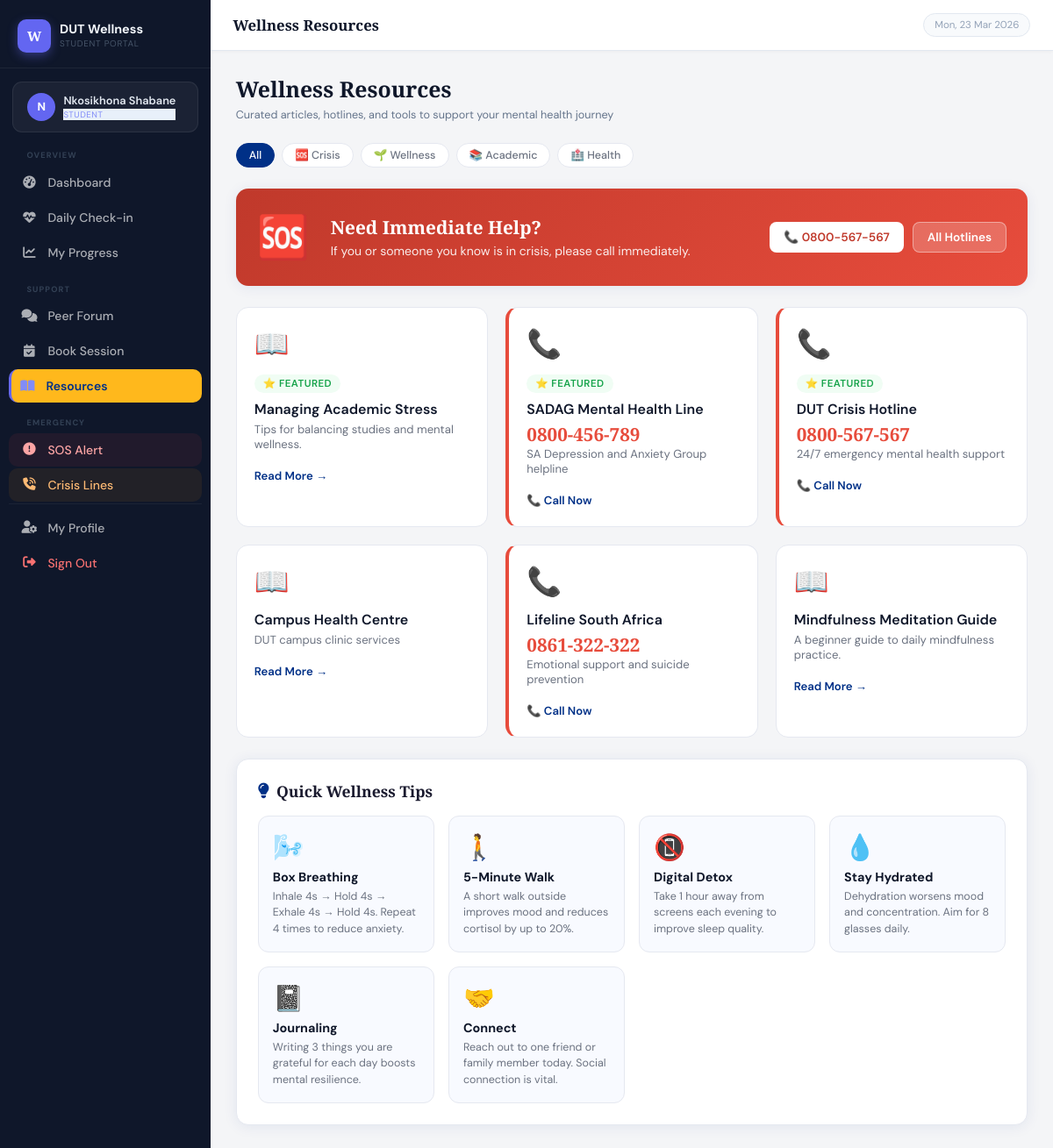
Page /resources (signed in) on the committed database.
### app.py (models this page shows, shortened)
class User(db.Model):
    id = db.Column(db.Integer, primary_key=True)
    student_number = db.Column(db.String(20), unique=True, nullable=False)
    full_name = db.Column(db.String(100), nullable=False)
    email = db.Column(db.String(120), unique=True, nullable=False)
    password_hash = db.Column(db.String(256), nullable=False)
    role = db.Column(db.String(20), default='student')
    faculty = db.Column(db.String(100))
    phone = db.Column(db.String(20))
    emergency_contact = db.Column(db.String(100))
    emergency_phone = db.Column(db.String(20))
    is_active = db.Column(db.Boolean, default=True)
    created_at = db.Column(db.DateTime, default=datetime.utcnow)
    reset_token = db.Column(db.String(100))
    reset_token_expiry = db.Column(db.DateTime)
    checkins = db.relationship('CheckIn', backref='user', lazy=True,
                               foreign_keys='CheckIn.user_id')
    posts = db.relationship('ForumPost', backref='author', lazy=True,
                            foreign_keys='ForumPost.user_id')
    bookings = db.relationship('Booking', backref='student', lazy=True,
                               foreign_keys='Booking.student_id')
    counsellor_bookings = db.relationship('Booking', backref='counsellor', lazy=True,
                                          foreign_keys='Booking.counsellor_id')
    sos_alerts = db.relationship('SOSAlert', backref='user', lazy=True,
                                 foreign_keys='SOSAlert.user_id')
    sos_responses = db.relationship('SOSAlert', backref='responder', lazy=True,
                                    foreign_keys='SOSAlert.responded_by')
    @property
    def is_authenticated(self): return True

class Resource(db.Model):
    id = db.Column(db.Integer, primary_key=True)
    title = db.Column(db.String(200), nullable=False)
    category = db.Column(db.String(50))
    content = db.Column(db.Text)
    url = db.Column(db.String(300))
    resource_type = db.Column(db.String(30))
    is_featured = db.Column(db.Boolean, default=False)
    created_at = db.Column(db.DateTime, default=datetime.utcnow)

### app.py (the view)
@app.route('/resources')
def resources():
    category = request.args.get('category', 'all')
    q = Resource.query
    if category != 'all':
        q = q.filter_by(category=category)
    resources_list = q.order_by(Resource.is_featured.desc(), Resource.created_at.desc()).all()
    return render_template('resources.html', resources=resources_list, category=category)

### app.py (called while the page is built)
@login_manager.user_loader
def load_user(user_id):
    return User.query.get(int(user_id))

@app.context_processor
def inject_now():
    return {'now': datetime.utcnow()}

### templates/resources.html (shortened to what this page needs)
{% extends "base.html" %}
{% block page_title %}Wellness Resources{% endblock %}
{% block content %}
<div class="page-header">
  <h1>Wellness Resources</h1>
  <p>Curated articles, hotlines, and tools to support your mental health journey</p>
</div>
<div style="display:flex;gap:8px;flex-wrap:wrap;margin-bottom:1.5rem;">
  <a href="{{ url_for('resources') }}" class="category-pill {% if category=='all' %}active{% endif %}">All</a>
  {% for cat in ['crisis','wellness','academic','health'] %}
  <a href="{{ url_for('resources', category=cat) }}" class="category-pill {% if category==cat %}active{% endif %}">
    {{ {'crisis':'🆘 Crisis','wellness':'🌱 Wellness','academic':'📚 Academic','health':'🏥 Health'}[cat] }}
  </a>
  {% endfor %}
</div>
<div class="card mb-3" style="background:linear-gradient(135deg,#c0392b,#e74c3c);color:white;border:none;">
  <div style="display:flex;align-items:center;gap:1.5rem;flex-wrap:wrap;">
    <div style="font-size:3rem;">🆘</div>
    <div style="flex:1;">
      <h3 style="font-family:'Playfair Display',serif;font-size:1.3rem;margin-bottom:4px;">Need Immediate Help?</h3>
      <p style="opacity:0.9;font-size:0.88rem;">If you or someone you know is in crisis, please call immediately.</p>
    </div>
    <div style="display:flex;gap:10px;flex-wrap:wrap;">
      <a href="tel:0800567567" class="btn" style="background:white;color:#c0392b;">📞 0800-567-567</a>
      <a href="{{ url_for('crisis') }}" class="btn" style="background:rgba(255,255,255,0.2);color:white;border:1px solid rgba(255,255,255,0.4);">All Hotlines</a>
    </div>
  </div>
</div>
{% if resources %}
<div style="display:grid;grid-template-columns:repeat(auto-fill,minmax(280px,1fr));gap:1.25rem;">
  {% for r in resources %}
  <div class="resource-card {% if r.category=='crisis' %}hotline-card{% endif %}">
    <div class="resource-icon">
      {% if r.resource_type == 'hotline' %}📞
      {% elif r.resource_type == 'video' %}🎥
      {% elif r.resource_type == 'document' %}📄
      {% else %}📖{% endif %}
    </div>
    {% if r.is_featured %}<span class="badge badge-confirmed mb-1">⭐ Featured</span>{% endif %}
    <div class="resource-title">{{ r.title }}</div>
    {% if r.resource_type == 'hotline' %}
    <div class="hotline-number">{{ r.url|replace('tel:','') }}</div>
    {% endif %}
    <div class="resource-desc">{{ r.content or '' }}</div>
    {% if r.url %}
    <a href="{{ r.url }}" class="resource-link">
      {% if r.resource_type == 'hotline' %}📞 Call Now{% else %}Read More →{% endif %}
    </a>
    {% endif %}
  </div>
  {% endfor %}
</div>
{% else %}
<div class="empty-state card">
  <i class="fa-solid fa-book-open"></i>
  <p>No resources found in this category.</p>
</div>
{% endif %}
<div class="card mt-3">
  <div class="card-title"><i class="fa-solid fa-lightbulb"></i> Quick Wellness Tips</div>
  <div style="display:grid;grid-template-columns:repeat(auto-fill,minmax(200px,1fr));gap:1rem;">
    {% for tip in [
      ('🌬️','Box Breathing','Inhale 4s → Hold 4s → Exhale 4s → Hold 4s. Repeat 4 times to reduce anxiety.'),
      ('🚶','5-Minute Walk','A short walk outside improves mood and reduces cortisol by up to 20%.'),
      ('📵','Digital Detox','Take 1 hour away from screens each evening to improve sleep quality.'),
      ('💧','Stay Hydrated','Dehydration worsens mood and concentration. Aim for 8 glasses daily.'),
      ('📓','Journaling','Writing 3 things you are grateful for each day boosts mental resilience.'),
      ('🤝','Connect','Reach out to one friend or family member today. Social connection is vital.')
    ] %}
    <div style="background:var(--surface-2);border-radius:12px;padding:1rem;border:1px solid var(--border);">
      <div style="font-size:1.8rem;margin-bottom:6px;">{{ tip[0] }}</div>
      <div style="font-weight:700;font-size:0.9rem;margin-bottom:4px;">{{ tip[1] }}</div>
      <div style="font-size:0.78rem;color:var(--text-muted);line-height:1.5;">{{ tip[2] }}</div>
    </div>
  </div>
</div>
{% endblock %}

### templates/base.html (shortened to what this page needs)
<!DOCTYPE html>
<html lang="en">
<head>
  <link href="https://cdnjs.cloudflare.com/ajax/libs/font-awesome/6.5.0/css/all.min.css" rel="stylesheet">
  <link rel="stylesheet" href="{{ url_for('static', filename='css/main.css') }}">
</head>
<body>
{% if current_user.is_authenticated %}
  <nav class="sidebar" id="sidebar">
    <div class="sidebar-logo">
      <div class="logo-mark">W</div>
      <div class="logo-text">
        <span class="logo-main">DUT Wellness</span>
        <span class="logo-sub">Student Portal</span>
      </div>
    </div>
    <div class="sidebar-user">
      <div class="user-avatar">{{ current_user.full_name[0] }}</div>
      <div class="user-info">
        <span class="user-name">{{ current_user.full_name }}</span>
        <span class="user-role badge-{{ current_user.role }}">{{ current_user.role | title }}</span>
      </div>
    </div>
    <ul class="nav-links">
      {% if current_user.role == 'student' %}
        <li><div class="nav-section">Overview</div></li>
        <li>
          <a href="{{ url_for('student_dashboard') }}"
             class="{% if request.endpoint == 'student_dashboard' %}active{% endif %}">
            <i class="fa-solid fa-gauge-high"></i><span>Dashboard</span>
          </a>
        </li>
        <li>
          <a href="{{ url_for('checkin') }}"
             class="{% if request.endpoint == 'checkin' %}active{% endif %}">
            <i class="fa-solid fa-heart-pulse"></i><span>Daily Check-in</span>
          </a>
        </li>
        <li>
          <a href="{{ url_for('checkin_history') }}"
             class="{% if request.endpoint == 'checkin_history' %}active{% endif %}">
            <i class="fa-solid fa-chart-line"></i><span>My Progress</span>
          </a>
        </li>
        <li><div class="nav-section">Support</div></li>
        <li>
          <a href="{{ url_for('forum') }}"
             class="{% if 'forum' in request.endpoint %}active{% endif %}">
            <i class="fa-solid fa-comments"></i><span>Peer Forum</span>
          </a>
        </li>
        <li>
          <a href="{{ url_for('booking') }}"
             class="{% if request.endpoint == 'booking' %}active{% endif %}">
            <i class="fa-solid fa-calendar-check"></i><span>Book Session</span>
          </a>
        </li>
        <li>
          <a href="{{ url_for('resources') }}"
             class="{% if request.endpoint == 'resources' %}active{% endif %}">
            <i class="fa-solid fa-book-open"></i><span>Resources</span>
          </a>
        </li>
        <li><div class="nav-section">Emergency</div></li>
        <li class="nav-emergency">
          <a href="{{ url_for('sos') }}">
            <i class="fa-solid fa-circle-exclamation"></i><span>SOS Alert</span>
          </a>
        </li>
        <li class="nav-emergency-alt">
          <a href="{{ url_for('crisis') }}">
            <i class="fa-solid fa-phone-volume"></i><span>Crisis Lines</span>
          </a>
        </li>
      {% endif %}
      <li class="nav-bottom">
        <a href="{{ url_for('profile') }}"
           class="{% if request.endpoint == 'profile' %}active{% endif %}">
          <i class="fa-solid fa-user-gear"></i><span>My Profile</span>
        </a>
      </li>
      <li>
        <a href="{{ url_for('logout') }}" style="color:#f87171 !important;">
          <i class="fa-solid fa-right-from-bracket"></i><span>Sign Out</span>
        </a>
      </li>
    </ul>
  </nav>
  <div class="main-wrap">
    <header class="topbar">
      <div class="topbar-title">{% block page_title %}{% endblock %}</div>
      <div class="topbar-right">
        <span class="topbar-date" id="topbar-date"></span>
      </div>
    </header>
    <main class="content-area">
      {% block content %}{% endblock %}
    </main>
  </div>
{% endif %}
</body>
</html>

### templates/base.html (style rules this page uses)
:root { --sidebar-w: 240px; --topbar-h: 58px; --sidebar-bg: #0f172a; --sidebar-hover: rgba(255,255,255,0.06); --sidebar-active-bg: rgba(99,102,241,0.18); --sidebar-active-txt: #a5b4fc; --sidebar-txt: #94a3b8; --sidebar-section: #334155; --accent: #6366f1; --topbar-bg: #ffffff; --content-bg: #f4f5f7; }
*, *::before, *::after { box-sizing: border-box; margin: 0; padding: 0; }
html, body { height: 100%; }
body { font-family: 'DM Sans', sans-serif; background: var(--content-bg); color: #0f172a; display: flex; min-height: 100vh; }
.sidebar { width: var(--sidebar-w); background: var(--sidebar-bg); position: fixed; top: 0; left: 0; bottom: 0; z-index: 200; display: flex; flex-direction: column; overflow-y: auto; overflow-x: hidden; transition: transform 0.3s cubic-bezier(0.4,0,0.2,1); }
.sidebar-logo { display: flex; align-items: center; gap: 10px; padding: 1.35rem 1.25rem 1.1rem; border-bottom: 1px solid rgba(255,255,255,0.06); flex-shrink: 0; }
.logo-mark { width: 38px; height: 38px; border-radius: 10px; background: var(--accent); display: flex; align-items: center; justify-content: center; font-family: 'Playfair Display', serif; font-size: 0.95rem; font-weight: 700; color: white; flex-shrink: 0; box-shadow: 0 4px 12px rgba(99,102,241,0.4); }
.logo-text .logo-main { display: block; color: #f1f5f9; font-size: 0.9rem; font-weight: 700; line-height: 1.2; }
.logo-text .logo-sub { display: block; color: #475569; font-size: 0.62rem; letter-spacing: 0.07em; text-transform: uppercase; }
.sidebar-user { margin: 0.9rem 0.9rem 0.4rem; background: rgba(255,255,255,0.05); border: 1px solid rgba(255,255,255,0.07); border-radius: 11px; padding: 0.75rem 1rem; display: flex; align-items: center; gap: 9px; flex-shrink: 0; }
.user-avatar { width: 32px; height: 32px; border-radius: 50%; background: var(--accent); color: white; font-weight: 700; font-size: 0.82rem; display: flex; align-items: center; justify-content: center; flex-shrink: 0; }
.user-info { min-width: 0; }
.user-name { display: block; color: #e2e8f0; font-size: 0.8rem; font-weight: 600; white-space: nowrap; overflow: hidden; text-overflow: ellipsis; }
.user-role { display: block; font-size: 0.6rem; text-transform: uppercase; letter-spacing: 0.06em; margin-top: 1px; }
.badge-student { color: #818cf8; }
.nav-section { font-size: 0.58rem; font-weight: 700; letter-spacing: 0.12em; text-transform: uppercase; color: var(--sidebar-section); padding: 0.9rem 1.25rem 0.3rem; }
.nav-links { list-style: none; padding: 0 0.65rem; flex: 1; }
.nav-links li { margin-bottom: 1px; }
.nav-links a { display: flex; align-items: center; gap: 9px; padding: 8px 12px; color: var(--sidebar-txt); text-decoration: none; border-radius: 9px; font-size: 0.8rem; font-weight: 500; transition: all 0.15s; }
.nav-links a i { width: 16px; text-align: center; font-size: 0.8rem; flex-shrink: 0; }
.nav-links a span { white-space: nowrap; overflow: hidden; }
.nav-links a.active { background: var(--sidebar-active-bg); color: var(--sidebar-active-txt); font-weight: 600; border-left: 3px solid var(--accent); padding-left: 9px; }
.nav-links a.active i { color: #818cf8; }
.nav-emergency a { color: #fca5a5 !important; background: rgba(239,68,68,0.08) !important; }
.nav-emergency-alt a { color: #fdba74 !important; background: rgba(245,158,11,0.08) !important; }
.nav-bottom { margin-top: auto; padding-top: 0.5rem; border-top: 1px solid rgba(255,255,255,0.05); }
.main-wrap { margin-left: var(--sidebar-w); flex: 1; display: flex; flex-direction: column; min-height: 100vh; }
.topbar { height: var(--topbar-h); background: var(--topbar-bg); border-bottom: 1px solid #e2e8f0; position: sticky; top: 0; z-index: 100; display: flex; align-items: center; padding: 0 1.6rem; gap: 1rem; box-shadow: 0 1px 4px rgba(0,0,0,0.04); flex-shrink: 0; }
.topbar-title { font-family: 'Playfair Display', serif; font-size: 1.05rem; font-weight: 600; color: #0f172a; flex: 1; }
.topbar-right { display: flex; align-items: center; gap: 10px; }
.topbar-date { font-size: 0.72rem; color: #94a3b8; background: #f8fafc; border: 1px solid #e2e8f0; padding: 5px 12px; border-radius: 20px; }
.content-area { padding: 1.6rem 1.8rem; flex: 1; max-width: 1400px; }
.page-header { margin-bottom: 1.5rem; }
.page-header h1 { font-family: 'Playfair Display', serif; font-size: 1.55rem; color: #0f172a; font-weight: 700; }
.page-header p { font-size: 0.79rem; color: #64748b; margin-top: 4px; }

### rows in the picture
User: full_name "N", full_name "Nkosikhona Shabane", role "STUDENT"
Resource: is_featured "⭐ FEATURED", title "Managing Academic Stress", content "Tips for balancing studies and mental wellness.", resource_type "Read More →"
Resource: is_featured "⭐ FEATURED", title "SADAG Mental Health Line", url "0800-456-789", content "SA Depression and Anxiety Group helpline", resource_type "📞 Call Now"
Resource: is_featured "⭐ FEATURED", title "DUT Crisis Hotline", url "0800-567-567", content "24/7 emergency mental health support", resource_type "📞 Call Now"
Resource: title "Campus Health Centre", content "DUT campus clinic services", resource_type "Read More →"
Resource: title "Lifeline South Africa", url "0861-322-322", content "Emotional support and suicide prevention", resource_type "📞 Call Now"
Resource: title "Mindfulness Meditation Guide", content "A beginner guide to daily mindfulness practice.", resource_type "Read More →"

### other values in the picture
{{ tip[0] }} "🌬️" "🚶" "📵" "💧" "📓" "🤝"
{{ tip[1] }} "Box Breathing" "5-Minute Walk" "Digital Detox" "Stay Hydrated" "Journaling" "Connect"
{{ tip[2] }} "Inhale 4s → Hold 4s → Exhale 4s → Hold 4s. Repeat 4 times to reduce anxiety." "A short walk outside improves mood and reduces cortisol by up to 20%." "Take 1 hour away from screens each evening to improve sleep quality." "Dehydration worsens mood and concentration. Aim for 8 glasses daily." "Writing 3 things you are grateful for each day boosts mental resilience." "Reach out to one friend or family member today. Social connection is vital."
